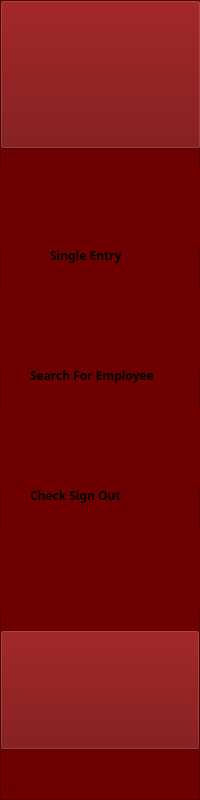
      <widget class="QFrame" name="sideBar">
       <property name="geometry">
        <rect>
         <x>0</x>
         <y>0</y>
         <width>200</width>
         <height>800</height>
        </rect>
       </property>
       <property name="minimumSize">
        <size>
         <width>100</width>
         <height>100</height>
        </size>
       </property>
       <property name="maximumSize">
        <size>
         <width>200</width>
         <height>800</height>
        </size>
       </property>
       <property name="styleSheet">
        <string notr="true">background-color: rgb(111, 0, 0);</string>
       </property>
       <property name="frameShape">
        <enum>QFrame::StyledPanel</enum>
       </property>
       <property name="frameShadow">
        <enum>QFrame::Raised</enum>
       </property>
       <widget class="QPushButton" name="singleEntryButton">
        <property name="geometry">
         <rect>
          <x>0</x>
          <y>150</y>
          <width>200</width>
          <height>120</height>
         </rect>
        </property>
        <property name="minimumSize">
         <size>
          <width>200</width>
          <height>120</height>
         </size>
        </property>
        <property name="maximumSize">
         <size>
          <width>200</width>
          <height>120</height>
         </size>
        </property>
        <property name="styleSheet">
         <string notr="true">QPushButton{
	background-color: rgb(111, 0, 0);
	border-radius:25px
	
}

QPushButton:hover{
	
	
	
	background-color: rgb(0, 255, 247);
	
}
</string>
        </property>
        <property name="text">
         <string/>
        </property>
        <property name="icon">
         <iconset>
          <normaloff>../curtis_program/QTDESIGNER/images/2012079.png</normaloff>../curtis_program/QTDESIGNER/images/2012079.png</iconset>
        </property>
        <property name="iconSize">
         <size>
          <width>70</width>
          <height>70</height>
         </size>
        </property>
       </widget>
       <widget class="QPushButton" name="newWorkbookButton">
        <property name="geometry">
         <rect>
          <x>0</x>
          <y>270</y>
          <width>200</width>
          <height>120</height>
         </rect>
        </property>
        <property name="minimumSize">
         <size>
          <width>200</width>
          <height>120</height>
         </size>
        </property>
        <property name="maximumSize">
         <size>
          <width>200</width>
          <height>120</height>
         </size>
        </property>
        <property name="styleSheet">
         <string notr="true">QPushButton{
	background-color: rgb(111, 0, 0);
	border-radius:25px
}

QPushButton:hover{
	
	background-color: rgb(0, 255, 247);
}


</string>
        </property>
        <property name="text">
         <string/>
        </property>
        <property name="icon">
         <iconset>
          <normaloff>../curtis_program/QTDESIGNER/images/111365-200.png</normaloff>../curtis_program/QTDESIGNER/images/111365-200.png</iconset>
        </property>
        <property name="iconSize">
         <size>
          <width>70</width>
          <height>70</height>
         </size>
        </property>
       </widget>
       <widget class="QPushButton" name="readFromFileButton">
        <property name="geometry">
         <rect>
          <x>0</x>
          <y>390</y>
          <width>200</width>
          <height>120</height>
         </rect>
        </property>
        <property name="minimumSize">
         <size>
          <width>200</width>
          <height>120</height>
         </size>
        </property>
        <property name="maximumSize">
         <size>
          <width>200</width>
          <height>120</height>
         </size>
        </property>
        <property name="styleSheet">
         <string notr="true">QPushButton{
	background-color: rgb(111, 0, 0);
	border-radius:25px
}

QPushButton:hover{
	
	background-color: rgb(0, 255, 247);
}
</string>
        </property>
        <property name="text">
         <string/>
        </property>
        <property name="icon">
         <iconset>
          <normaloff>../curtis_program/QTDESIGNER/images/readFrom.png</normaloff>../curtis_program/QTDESIGNER/images/readFrom.png</iconset>
        </property>
        <property name="iconSize">
         <size>
          <width>70</width>
          <height>70</height>
         </size>
        </property>
       </widget>
       <widget class="QPushButton" name="addFullQualButton">
        <property name="geometry">
         <rect>
          <x>0</x>
          <y>510</y>
          <width>200</width>
          <height>120</height>
         </rect>
        </property>
        <property name="minimumSize">
         <size>
          <width>200</width>
          <height>120</height>
         </size>
        </property>
        <property name="maximumSize">
         <size>
          <width>200</width>
          <height>120</height>
         </size>
        </property>
        <property name="styleSheet">
         <string notr="true">QPushButton{
	background-color: rgb(111, 0, 0);
	border-radius:25px
}

QPushButton:hover{
	
	background-color: rgb(0, 255, 247);
}
</string>
        </property>
        <property name="text">
         <string/>
        </property>
        <property name="iconSize">
         <size>
          <width>70</width>
          <height>70</height>
         </size>
        </property>
       </widget>
       <widget class="QPushButton" name="addMirsButton">
        <property name="geometry">
         <rect>
          <x>0</x>
          <y>630</y>
          <width>200</width>
          <height>120</height>
         </rect>
        </property>
        <property name="minimumSize">
         <size>
          <width>200</width>
          <height>120</height>
         </size>
        </property>
        <property name="maximumSize">
         <size>
          <width>200</width>
          <height>120</height>
         </size>
        </property>
        <property name="styleSheet">
         <string notr="true">QPushButton{
	background-color: rgb(111, 0, 0);
	
 	
}

QPushButton:hover{
	
	background-color: rgb(0, 255, 247);
}
</string>
        </property>
        <property name="text">
         <string/>
        </property>
        <property name="iconSize">
         <size>
          <width>70</width>
          <height>70</height>
         </size>
        </property>
       </widget>
       <widget class="QLabel" name="label">
        <property name="geometry">
         <rect>
          <x>50</x>
          <y>240</y>
          <width>121</width>
          <height>31</height>
         </rect>
        </property>
        <property name="font">
         <font>
          <family>Arial Black</family>
          <weight>75</weight>
          <bold>true</bold>
         </font>
        </property>
        <property name="autoFillBackground">
         <bool>false</bool>
        </property>
        <property name="styleSheet">
         <string notr="true">QLabel{
	background-color: transparent
	
}</string>
        </property>
        <property name="text">
         <string>Single Entry</string>
        </property>
       </widget>
       <widget class="QLabel" name="label_2">
        <property name="geometry">
         <rect>
          <x>30</x>
          <y>360</y>
          <width>141</width>
          <height>31</height>
         </rect>
        </property>
        <property name="font">
         <font>
          <family>Arial Black</family>
          <weight>75</weight>
          <bold>true</bold>
         </font>
        </property>
        <property name="autoFillBackground">
         <bool>false</bool>
        </property>
        <property name="styleSheet">
         <string notr="true">QLabel{
	background-color: transparent
	
}</string>
        </property>
        <property name="text">
         <string>Search For Employee</string>
        </property>
       </widget>
       <widget class="QLabel" name="label_3">
        <property name="geometry">
         <rect>
          <x>30</x>
          <y>480</y>
          <width>151</width>
          <height>31</height>
         </rect>
        </property>
        <property name="font">
         <font>
          <family>Arial Black</family>
          <weight>75</weight>
          <bold>true</bold>
         </font>
        </property>
        <property name="autoFillBackground">
         <bool>false</bool>
        </property>
        <property name="styleSheet">
         <string notr="true">QLabel{
	background-color: transparent
	
}</string>
        </property>
        <property name="text">
         <string>Check Sign Out</string>
        </property>
       </widget>
       <widget class="QPushButton" name="toggleButton">
        <property name="geometry">
         <rect>
          <x>0</x>
          <y>0</y>
          <width>201</width>
          <height>149</height>
         </rect>
        </property>
        <property name="minimumSize">
         <size>
          <width>201</width>
          <height>149</height>
         </size>
        </property>
        <property name="maximumSize">
         <size>
          <width>201</width>
          <height>149</height>
         </size>
        </property>
        <property name="styleSheet">
         <string notr="true">QPushButton{
	


}</string>
        </property>
        <property name="text">
         <string/>
        </property>
        <property name="icon">
         <iconset>
          <normaloff>../curtis_program/QTDESIGNER/images/622027.png</normaloff>../curtis_program/QTDESIGNER/images/622027.png</iconset>
        </property>
        <property name="iconSize">
         <size>
          <width>50</width>
          <height>50</height>
         </size>
        </property>
       </widget>
       <zorder>singleEntryButton</zorder>
       <zorder>newWorkbookButton</zorder>
       <zorder>readFromFileButton</zorder>
       <zorder>addFullQualButton</zorder>
       <zorder>addMirsButton</zorder>
       <zorder>label</zorder>
       <zorder>label_3</zorder>
       <zorder>toggleButton</zorder>
       <zorder>label_2</zorder>
      </widget>
